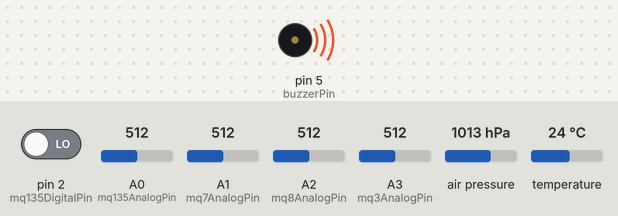
Bench run of a sketch on a simulated Arduino Uno, built with avr-gcc and run on an emulated ATmega328P. Parts: buzzer (waves = sounding, pin HIGH). The test bench sets the inputs (shaded band); at power-on: pin 2 (mq135DigitalPin) LOW, A0 (mq135AnalogPin) = 512, A1 (mq7AnalogPin) = 512, A2 (mq8AnalogPin) = 512, A3 (mq3AnalogPin) = 512, air pressure 1013 hPa, temperature 24 °C. What the sketch prints to the serial monitor is not drawn.

Above: at 0.1 s.
Timing chart, 0 to 1.6 s (numbered marks = the images above):
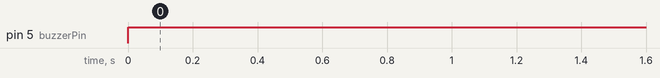

Measured:
- by itself, pin 5 (buzzerPin): LOW → HIGH at 0.00 s

The sketch:

cod_arduino.ino
```cpp
#include <Adafruit_BMP280.h>
#include <MQUnifiedsensor.h>
// #include <SPI.h>
// #include <SdFat.h>
Adafruit_BMP280 sensor_bmp;

// const int chipSelect = 10; // Pino de chip select do cartão SD
const int temp_pres = A4;
const int mq3AnalogPin = A3;
const int mq7AnalogPin = A1;
const int mq8AnalogPin = A2;
const int mq135AnalogPin = A0;
const int buzzerPin = 5;
const int mq135DigitalPin = 2;

float ler_temp;
float ler_pres;
float mq3AnalogValue;
float mq7AnalogValue;
float mq8AnalogValue;
float mq135AnalogValue;
float mq135DigitalValue;

// SdFat SD;
// File dataFile;

void setup() {
  Serial.begin(9600);

  // if (!SD.begin(chipSelect, SPI_HALF_SPEED)) {
  //   Serial.println("Falha ao inicializar o cartão SD!");
  //   return;
  // }

  // Serial.println("Cartão SD inicializado com sucesso!");

  pinMode(mq135DigitalPin, INPUT);
  pinMode(buzzerPin, OUTPUT);
  Serial.begin(9600);
  sensor_bmp.begin();
  sensor_bmp.setSampling(Adafruit_BMP280::MODE_NORMAL,
                         Adafruit_BMP280::SAMPLING_X2,
                         Adafruit_BMP280::SAMPLING_X16,
                         Adafruit_BMP280::FILTER_X16,
                         Adafruit_BMP280::STANDBY_MS_500);

  // // Abre o arquivo para escrita no início do programa
  // dataFile = SD.open("dados_monitoramento.txt", FILE_WRITE);
  // if (dataFile) {
  //   Serial.println("Arquivo aberto com sucesso!");
  //   dataFile.close(); // Fecha o arquivo imediatamente após a abertura
  // } else {
  //   // Se o arquivo não existir, cria o arquivo
  //   dataFile = SD.open("dados_monitoramento.txt", FILE_WRITE | O_CREAT);
  //   if (dataFile) {
  //     Serial.println("Arquivo criado com sucesso!");
  //     dataFile.close(); // Fecha o arquivo imediatamente após a criação
  //   } else {
  //     Serial.println("Erro ao criar o arquivo!");
  //   }
  // }
}

void loop() {
  digitalWrite(buzzerPin, HIGH);
  ler_temp = sensor_bmp.readTemperature();
  ler_pres = sensor_bmp.readPressure();
  mq3AnalogValue = analogRead(mq3AnalogPin);
  mq7AnalogValue = analogRead(mq7AnalogPin);
  mq8AnalogValue = analogRead(mq8AnalogPin);
  mq135AnalogValue = analogRead(mq135AnalogPin);
  mq135DigitalValue = digitalRead(mq135DigitalPin);

  Serial.print("MQ-3 Analog: ");
  Serial.println(mq3AnalogValue);
  // saveData("MQ-3 Analog", mq3AnalogValue);

  Serial.print("MQ-7 Analog: ");
  Serial.println(mq7AnalogValue);
  // saveData("MQ-7 Analog", mq7AnalogValue);

  Serial.print("MQ-8 Analog: ");
  Serial.println(mq8AnalogValue);
  // saveData("MQ-8 Analog", mq8AnalogValue);

  Serial.print("MQ-135 Analog: ");
  Serial.println(mq135AnalogValue);
  // saveData("MQ-135 Analog", mq135AnalogValue);

  Serial.print("MQ-135 Digital: ");
  Serial.println(mq135DigitalValue);
  // saveData("MQ-135 Digital", mq135DigitalValue);

  Serial.print("Temperatura(°C): ");
  Serial.println(ler_temp);
  // saveData("Temperatura(°C)", ler_temp);

  Serial.print("Pressao (Pa)= ");
  Serial.println(ler_pres);
  // saveData("Pressao (Pa)", ler_pres);

  delay(5000);
}

// void saveData(const char* dataLabel, float dataValue) {
//   // Abre o arquivo para escrita no início de cada salvamento
//   dataFile = SD.open("dados_monitoramento.txt", FILE_WRITE);
//   if (dataFile) {
//     dataFile.print(dataLabel);
//     dataFile.print(": ");
//     dataFile.println(dataValue);
//     dataFile.close();
//     Serial.println("Dados gravados com sucesso!");
//   } else {
//     Serial.println("Erro ao abrir o arquivo!");
//   }
// }
```
